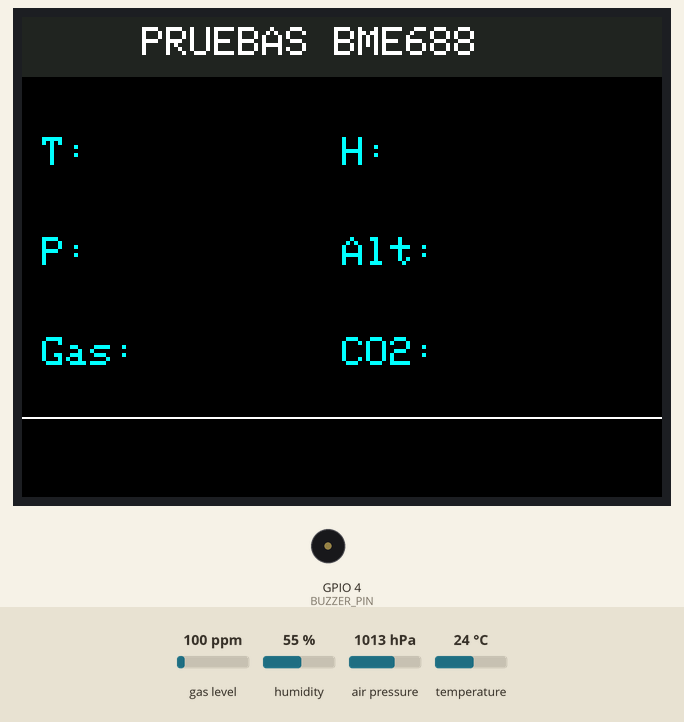
This sketch was run on a simulated ESP32. Parts: 320×240 colour display, buzzer (waves = sounding, pin HIGH). Inputs (shaded band) come from the test bench; at power-on: gas level 100 ppm, humidity 55 %, air pressure 1013 hPa, temperature 24 °C. Pins used as bus, display or sensor lines are not drawn; what the sketch prints to the serial monitor is not drawn.

Above: at 0.6 s.
At 3.2 s:
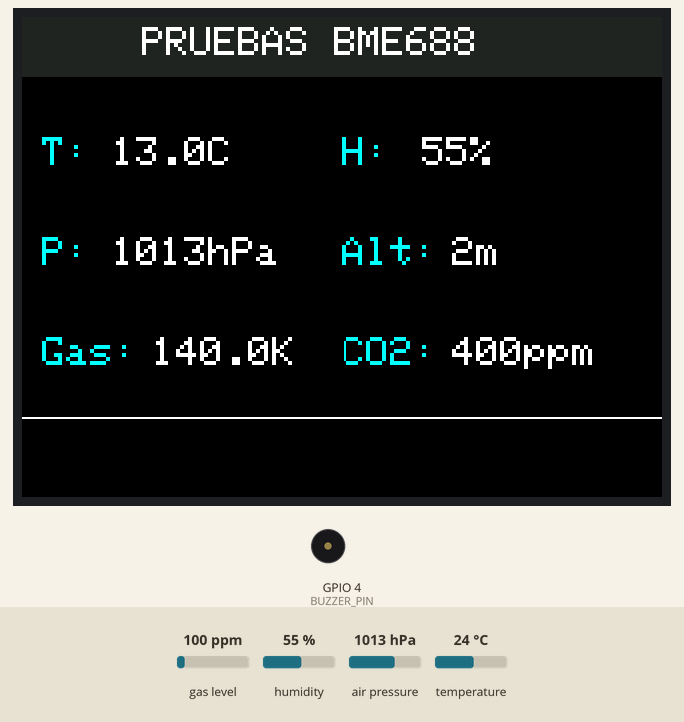
3.3 s: gas level set to 20 ppm
6.6 s: humidity set to 22 %
At 7.9 s:
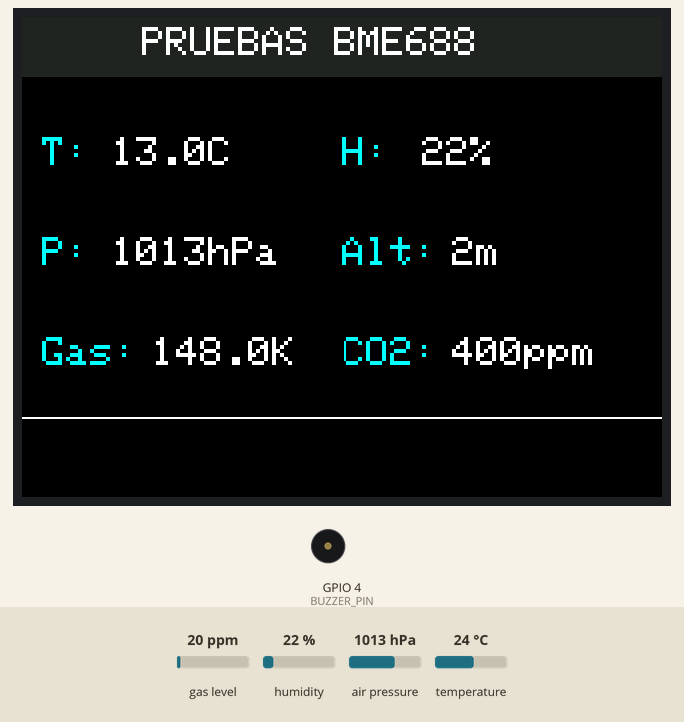
9.1 s: air pressure set to 952 hPa
At 11.1 s:
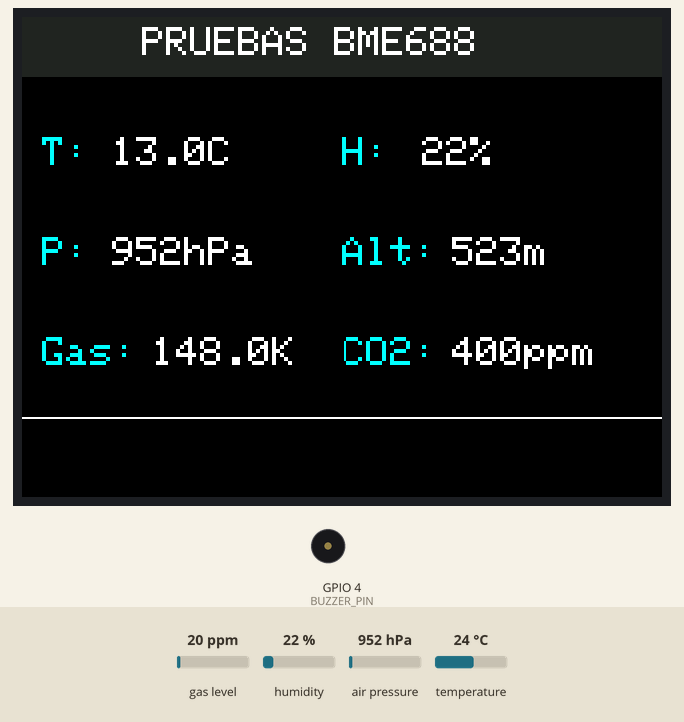
11.6 s: temperature set to 12 °C
At 13.0 s:
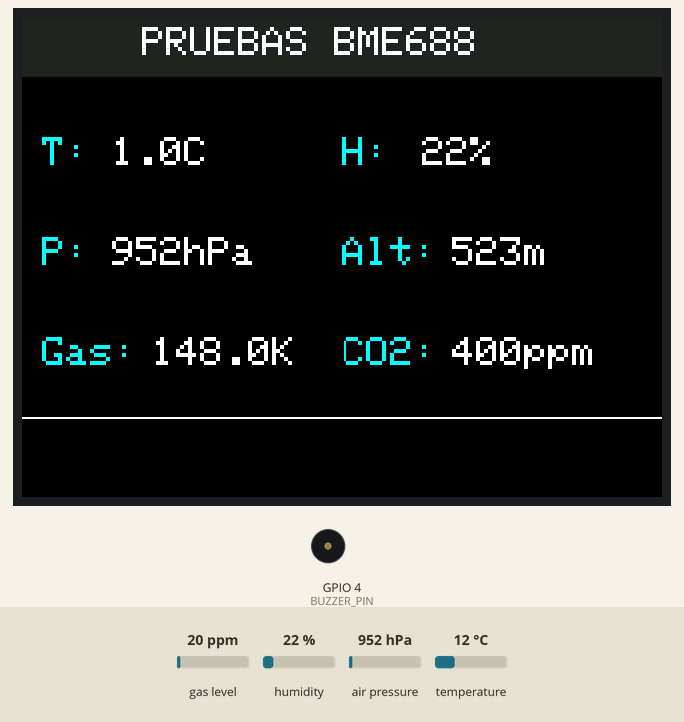
Timing chart, 0 to 14.6 s (numbered marks = the images above; inputs shaded):
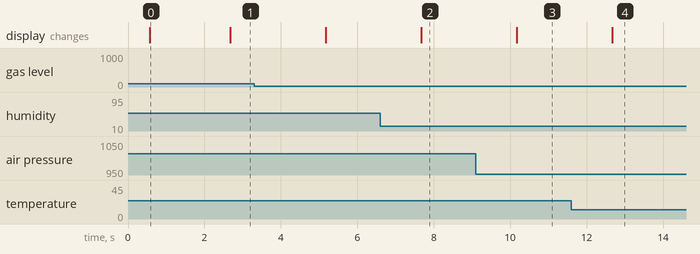

The sketch:

testBME680.ino
```cpp
#include <Arduino.h>
#include <Wire.h>
#include <SPI.h>

// --- REQUIRED LIBRARIES ---
#include <Adafruit_GFX.h>
#include <Adafruit_ST7789.h>
#include <Adafruit_Sensor.h>
#include <Adafruit_BME680.h>

/* ==========================================================================
   CONNECTIONS & PINOUT
   ==========================================================================
   BME688 (I2C): SDA(21), SCL(22) -> Address 0x76 or 0x77
   TFT (SPI):
     - SDA/MOSI: 23
     - SCL/SCLK: 18
     - CS: 5
     - DC: 2
     - RST: 15
   BUZZER: 4
   ========================================================================== */

#define SDA_PIN 21
#define SCL_PIN 22
#define BUZZER_PIN 4

// TFT Pins
#define TFT_MOSI 23
#define TFT_SCLK 18
#define TFT_CS   5
#define TFT_DC   2
#define TFT_RST  15

// --- COLORS ---
#define ST77XX_BLACK   0x0000
#define ST77XX_WHITE   0xFFFF
#define ST77XX_RED     0xF800
#define ST77XX_GREEN   0x07E0
#define ST77XX_BLUE    0x001F
#define ST77XX_CYAN    0x07FF
#define ST77XX_MAGENTA 0xF81F
#define ST77XX_YELLOW  0xFFE0
#define ST77XX_ORANGE  0xFC00

// --- OBJECTS ---
Adafruit_BME680 bme;
// Use Hardware SPI (Faster & Standard for ESP32 on pins 23/18)
// Constructor: CS, DC, RST. Implicitly uses VSPI
Adafruit_ST7789 tft = Adafruit_ST7789(TFT_CS, TFT_DC, TFT_RST);

// --- CONFIGURATION ---
#define SEALEVELPRESSURE_HPA (1013.25)
// --- CALIBRACION ---
// El BME688 se calienta internamente por el sensor de gas (320 grados!).
// Esto causa lecturas de T mayores a la real. Ajusta este offset segun otro termometro.
const float TEMP_OFFSET = 11.0; // Ajustado para Bogotá (Lectura ~21C - Real ~10C)

const long UPDATE_INTERVAL = 2500; // ms
unsigned long lastCheck = 0;

// --- HELPER FUNCTION: ESTIMATE CO2 ---
// Uses Gas Resistance to approximate CO2 ppm (eCO2 proxy).
// NOTE: BME688 provides raw resistance. Without BSEC library (complex),
// we use a simple mapping: High Resistance = Clean Air (Low CO2).
// Range approx: 50kOhm+ (Clean) -> 5kOhm (Bad)
int estimateCO2(float gasResOhms) {
    if (gasResOhms >= 50000) return 400; // Baseline fresh air
    if (gasResOhms <= 5000) return 2000; // Very stale air

    // Linear interpolation
    // Slope m = (2000 - 400) / (5000 - 50000) = 1600 / -45000 = -0.0355
    // y = mx + b -> y - y1 = m(x - x1)
    return (int)(400 + (-0.0355 * (gasResOhms - 50000)));
}

void drawStaticUI() {
    tft.fillScreen(ST77XX_BLACK);

    // Header
    tft.fillRect(0, 0, 320, 30, 0x2124); // Dark Grey Background
    tft.setTextColor(ST77XX_WHITE);
    tft.setTextSize(2);
    tft.setCursor(60, 5);
    tft.print("PRUEBAS BME688");

    // Labels Area: BME688
    tft.setTextSize(2);
    tft.setTextColor(ST77XX_CYAN);

    // Row 1: Temp & Hum
    tft.setCursor(10, 60); tft.print("T:");
    tft.setCursor(160, 60); tft.print("H:");

    // Row 2: Press & Alt
    tft.setCursor(10, 110); tft.print("P:");
    tft.setCursor(160, 110); tft.print("Alt:");

    // Row 3: Gas & CO2
    tft.setCursor(10, 160); tft.print("Gas:");
    tft.setCursor(160, 160); tft.print("CO2:");

    // Divider
    tft.drawFastHLine(0, 200, 320, ST77XX_WHITE);
}

void setup() {
    Serial.begin(115200);

    // 1. BUZZER
    pinMode(BUZZER_PIN, OUTPUT);
    digitalWrite(BUZZER_PIN, LOW);

    // 2. TFT DISPLAY
    pinMode(TFT_RST, OUTPUT);
    digitalWrite(TFT_RST, HIGH); delay(50);
    digitalWrite(TFT_RST, LOW); delay(100);
    digitalWrite(TFT_RST, HIGH); delay(100);

    tft.init(240, 320);
    tft.setRotation(1);
    tft.fillScreen(ST77XX_BLACK);

    tft.setTextColor(ST77XX_WHITE);
    tft.setTextSize(2);
    tft.setCursor(30, 100);
    tft.print("INICIANDO SENSOR...");

    // 3. I2C Sensors
    Wire.begin(SDA_PIN, SCL_PIN);
    Wire.setClock(100000); // Standard speed

    // BME688 Init
    bool bmeFound = false;
    if (bme.begin(0x76, &Wire)) {
        bmeFound = true;
        Serial.println("BME680 Found at 0x76");
    } else if (bme.begin(0x77, &Wire)) {
        bmeFound = true;
        Serial.println("BME680 Found at 0x77");
    }

    if (!bmeFound) {
        tft.fillScreen(ST77XX_BLACK);
        tft.setTextColor(ST77XX_RED);
        tft.setCursor(20, 100);
        tft.print("ERROR: BME NO DETECTADO");
        Serial.println("BME680 Not Found");
        while(1); // Halt
    }

    // BME Config
    bme.setTemperatureOversampling(BME680_OS_8X);
    bme.setHumidityOversampling(BME680_OS_2X);
    bme.setPressureOversampling(BME680_OS_4X);
    bme.setIIRFilterSize(BME680_FILTER_SIZE_3);
    bme.setGasHeater(320, 150); // 320*C for 150 ms

    // Draw UI
    drawStaticUI();
}

void loop() {
    if (millis() - lastCheck > UPDATE_INTERVAL) {
        lastCheck = millis();

        // --- READ BME688 ---
        if (bme.performReading()) {
            float temp = bme.temperature - TEMP_OFFSET; // Corregir temperatura
            float hum = bme.humidity;
            float pressHpa = bme.pressure / 100.0;
            float gasK = bme.gas_resistance / 1000.0;
            float altitude = bme.readAltitude(SEALEVELPRESSURE_HPA);
            int estCO2 = estimateCO2(bme.gas_resistance);

            // Update UI
            tft.setTextColor(ST77XX_WHITE, ST77XX_BLACK); // Black bg to overwrite
            tft.setTextSize(2);

            // Tmp / Hum
            tft.setCursor(45, 60); tft.print(temp, 1); tft.print("C  ");
            tft.setCursor(200, 60); tft.print(hum, 0); tft.print("%  ");

            // Press / Alt
            tft.setCursor(45, 110); tft.print(pressHpa, 0); tft.print("hPa ");
            tft.setCursor(215, 110); tft.print(altitude, 0); tft.print("m ");

            // Gas / CO2
            tft.setCursor(65, 160); tft.print(gasK, 1); tft.print("K  ");
            tft.setCursor(215, 160); tft.print(estCO2); tft.print("ppm ");
        }
    }
}
```

Measured:
- after the input at 6.6 s, the display: changes after 1.1 s (image 2)
- after the input at 9.1 s, the display: changes after 1.1 s (image 3)
- after the input at 11.6 s, the display: changes after 1.1 s (image 4)
- what the display in image 0 shows lasts 2.1 s, from 0.6 s to 2.7 s
